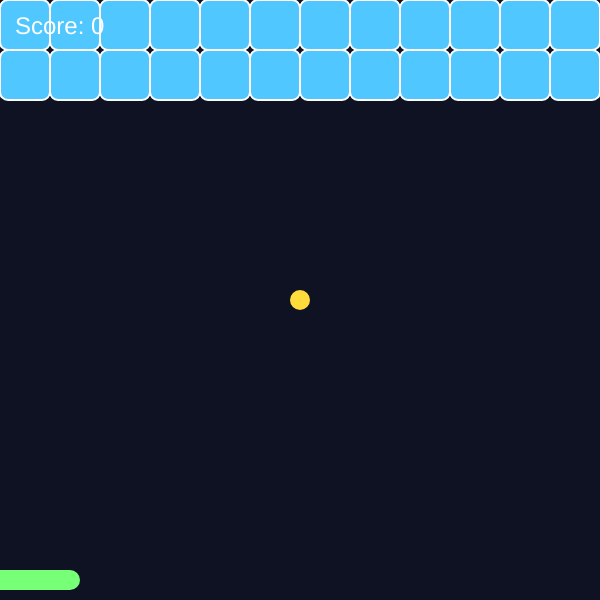
Frame 1 (no input)
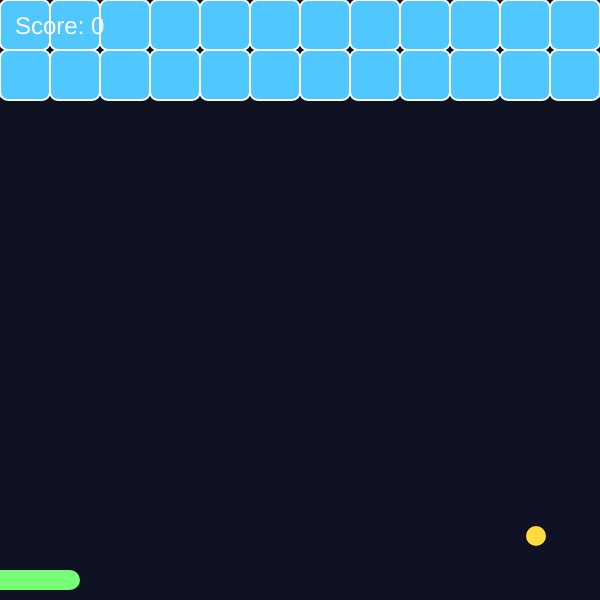
Frame 60 (no input)
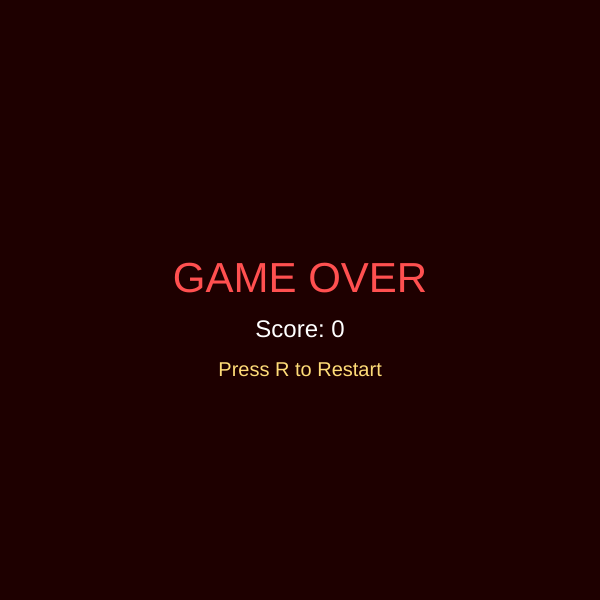
Frame 120 (the mouse pressed at the canvas centre since frame 60)

The p5.js sketch that drew these frames (run headless with seeded random() and noise() and a simulated clock; from frame 60 on, the mouse is pressed at the canvas centre):

// p5.js sketch
// ── sketch.js
let xPos, xDir;
let yPos, yDir;
let diam;
let speed;

let padX;
let padWidth; 

let score = 0;
let gameOver = false;

let bricks = [
  [1, 1, 1, 1, 1, 1, 1, 1, 1, 1, 1, 1],
  [1, 1, 1, 1, 1, 1, 1, 1, 1, 1, 1, 1]
];

function setup() {
  createCanvas(600, 600);
  resetGame();
}

function draw() {
  background(15, 18, 35);

  if (gameOver) {
    background(30, 0, 0);

    fill(255, 80, 80);
    textAlign(CENTER, CENTER);
    textSize(42);
    text("GAME OVER", width / 2, height / 2 - 20);

    fill(255);
    textSize(24);
    text("Score: " + score, width / 2, height / 2 + 30);

    fill(255, 220, 120);
    textSize(20);
    text("Press R to Restart", width / 2, height / 2 + 70);
    return;
  }

  bricksDrawing();
  ballDrawingMovement();
  padDrawingMovement();
  ballBouncing();
  bricksBallCollision();
  drawScore();

  if (yPos + diam / 2 >= height) {
    gameOver = true;
  }
}

function bricksDrawing() {
  stroke(255);
  strokeWeight(2);

  for (let r = 0; r < bricks.length; r++) {
    for (let c = 0; c < bricks[r].length; c++) {
      if (bricks[r][c] === 1) {
        fill(80, 200, 255);
        rect(c * 50, r * 50, 50, 50, 8);
      }
    }
  }
}

function bricksBallCollision() {
  if (
    yPos < 50 * bricks.length &&
    bricks[int(yPos / 50)][int(xPos / 50)] === 1
  ) {
    yDir *= -1;
    bricks[int(yPos / 50)][int(xPos / 50)] = 0;
    score += 1;
  }
}

function variableInitialization() {
  speed = 4;
  xPos = width / 2;
  xDir = speed;
  yPos = height / 2;
  yDir = speed;
  diam = 20;
  padWidth = 160;
}

function resetGame() {
  variableInitialization();
  score = 0;
  gameOver = false;

  bricks = [
    [1, 1, 1, 1, 1, 1, 1, 1, 1, 1, 1, 1],
    [1, 1, 1, 1, 1, 1, 1, 1, 1, 1, 1, 1]
  ];
}

function ballDrawingMovement() {
  noStroke();
  fill(255, 220, 60);
  ellipse(xPos, yPos, diam, diam);

  xPos = xPos + xDir;
  yPos = yPos + yDir;
}

function padDrawingMovement() {
  padX = mouseX - padWidth / 2;

  fill(120, 255, 120);
  rect(padX, height - 30, padWidth, 20, 10);
}

function ballBouncing() {
  if (xPos - diam / 2 < 0) xDir *= -1; 
  if (xPos + diam / 2 > width) xDir *= -1;
  if (yPos - diam / 2 < 0) yDir *= -1;

  if (
    xPos > padX &&
    xPos < padX + padWidth &&
    yPos > height - 30 - diam / 2
  ) {
    yDir *= -1;
  }
}

function drawScore() {
  fill(255);
  textSize(24);
  textAlign(LEFT, TOP);
  text("Score: " + score, 15, 15);
}
function keyPressed() {
  if (gameOver && (key === 'r' || key === 'R')) {
    resetGame();
  }
}
